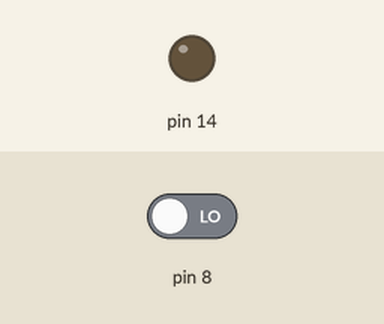
Simulated run of this sketch. Board: Arduino Uno, built with avr-gcc and run on an emulated ATmega328P. On the bench: output pins drawn as LEDs (lit = HIGH). The inputs (shaded band) are chosen by the test bench; at power-on: pin 8 LOW.

Above: at 1.2 s.
1.3 s: pin 8 driven HIGH
At 1.6 s:
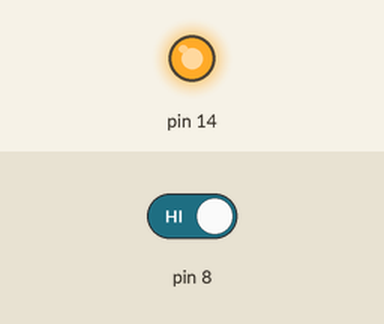
2.8 s: pin 8 driven LOW
At 4.0 s:
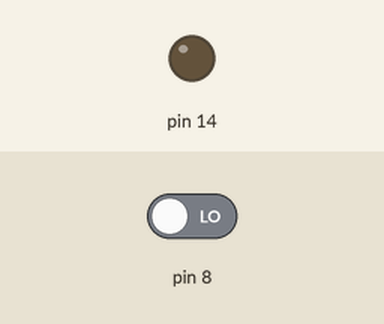
Timing chart, 0 to 5.8 s (numbered marks = the images above; inputs shaded):
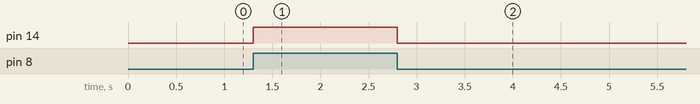

Measured:
- after the input at 1.3 s, pin 14: LOW → HIGH at once
- after the input at 2.8 s, pin 14: HIGH → LOW at once

The sketch:

HallEffect_Tester.ino
```cpp
void setup() {
  // put your setup code here, to run once:
  pinMode(14, OUTPUT);
  pinMode(8, INPUT);
}

void loop() {
  // put your main code here, to run repeatedly:
  if(digitalRead(8)) digitalWrite(14, HIGH);
  else(digitalWrite(14, LOW));
}
```
